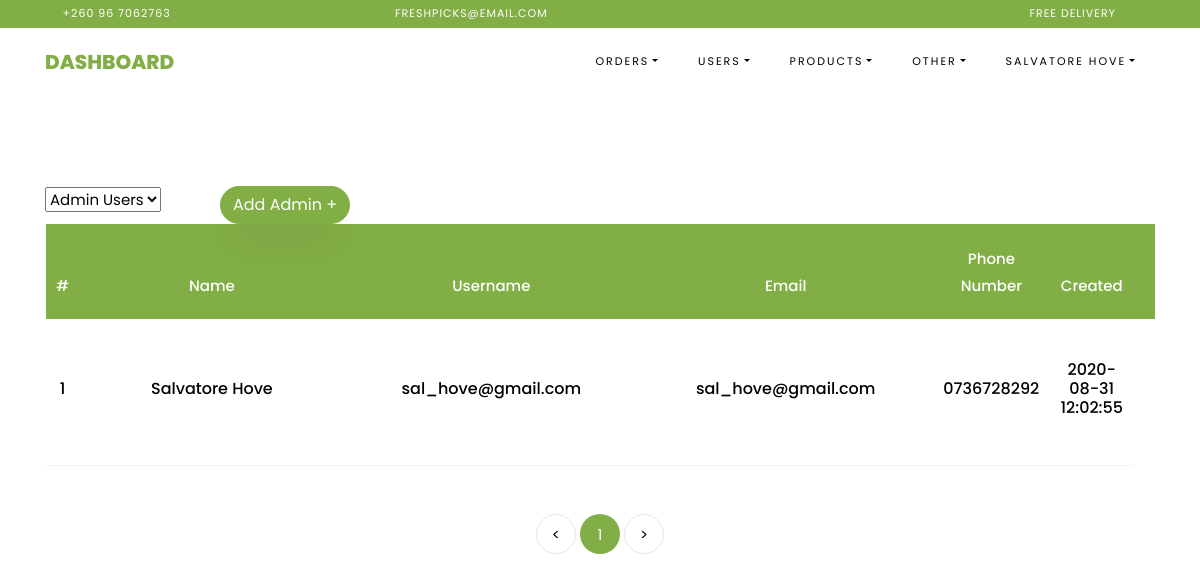
The app's page /admin/admin_users (signed in), older data.
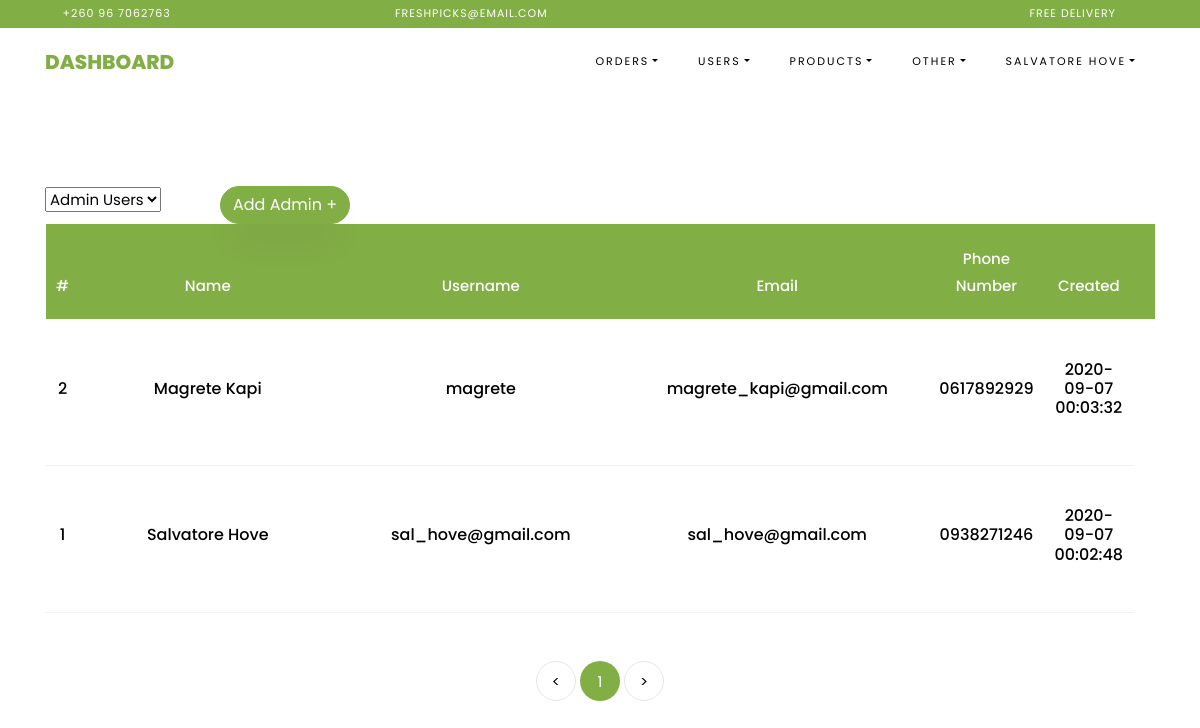
The same page, newer data.
### freshpicks/databaseModels.py (models this page shows, shortened)
class AdminUsers(db.Model, UserMixin):
    id = db.Column(db.Integer, primary_key=True, autoincrement=True, unique=True)
    username = db.Column(db.String(), nullable=False, unique=True)
    password = db.Column(db.String(), nullable=False)
    cellphone_number = db.Column(db.String(), nullable=False, unique=True)
    name = db.Column(db.String(), nullable=False, unique=True)
    email_address = db.Column(db.String(), unique=True, nullable=False)
    date_created = db.Column(db.TIMESTAMP(), default=datetime.datetime.now(), nullable=False)

### freshpicks/admins/routes.py (the view, shortened to what this page needs)
@admins.route('/admin/<path:view>')
def admin_view(view):
    if not g.admins:
        return redirect(url_for('.admin'))
    page = request.args.get('page', 1, type=int)
    if "orders" in view:
        orders = ""  # need this to handle the filter the orders  in the view
        order_type = "all_orders"
        if view == "pending_orders":
            orders = Orders.query.filter_by(status="pending").paginate(per_page=PER_PAGE_VIEW, page=page)
            order_type = "pending_orders"
        if view == "completed_orders":
            orders = Orders.query.filter_by(status="complete").paginate(per_page=PER_PAGE_VIEW, page=page)
            order_type = "completed_orders"
        elif view == "cancelled_orders":
            orders = Orders.query.filter_by(status="cancel").paginate(per_page=PER_PAGE_VIEW, page=page)
            order_type = "cancelled_orders"
        elif view == "all_orders":
            orders = Orders.query.paginate(per_page=PER_PAGE_VIEW, page=page)
        return render_template('admin/manage_orders.html', order_type=order_type, orders_list=orders)
    elif view == "customers":
        customer_list = Customers.query.order_by(Customers.fullname.asc()).paginate(per_page=PER_PAGE_VIEW, page=page)
        return render_template('admin/manage_customers.html', customer_list=customer_list)
    elif view == "admin_users":
        admin_list = AdminUsers.query.order_by(AdminUsers.username.asc()).paginate(per_page=PER_PAGE_VIEW, page=page)
        return render_template('admin/manage_users.html', admin_list=admin_list)
    elif view == "products":
        product_list = Products.query.order_by(Products.is_basket_item.desc(), Products.name.asc()).paginate(
            per_page=PER_PAGE_VIEW, page=page)
        return render_template('admin/manage_products.html', product_list=product_list)
    return render_template('admin/manage_products.html', product_list=[])

### freshpicks/admins/routes.py (called while the page is built)
@admins.before_request
def before_request():
    g.admins = None
    if 'admin_username' in session:
        g.admins = session['admin_username']

### freshpicks/templates/admin/manage_users.html (shortened to what the changed rows need)
{% extends 'admin/admin_template.html' %}
{% block content %}
    <section class="ftco-section ftco-cart">
        <div class="container">
            <div class="row">
                <div class="col-md-12 ftco-animate">
                    <div class="cart-list">
                        <table class="table">
                            <thead class="thead-primary">
                            <tr class="text-center">
                                <th>#</th>
                                <th>Name</th>
                                <th>Username</th>
                                <th>Email</th>
                                <th>Phone Number</th>
                                <th>Created</th>
                                <th></th>
                            </tr>
                            </thead>
                            <tbody>
                            {% if admin_list %}
                                {% for admin in admin_list.items %}
                                    <tr class="text-center">
                                        <form action="{{ url_for('.mark_complete') }}" method="post">
                                            <td class="total">
                                                <h6>{{ admin.id }}</h6>
                                            </td>
                                            <td class="product-name">
                                                <h6>{{ admin.name }}</h6>
                                            </td>
                                            <td class="product-name">
                                                <h6>{{ admin.username }}</h6>
                                            </td>
                                            <td class="product-name">
                                                <h6>{{ admin.email_address }}</h6>
                                            </td>
                                            <td class="product-name">
                                                <h6>{{ admin.cellphone_number }}</h6>
                                            </td>
                                            <td class="product-name">
                                                <h6>{{ admin.date_created.strftime("%Y-%m-%d %H:%M:%S") }}</h6>
                                            </td>
                                        </form>
                                    </tr>
                                {% endfor %}
                            {% endif %}
                            </tbody>
                        </table>
                        <div class="row mt-5">
                            <div class="col text-center">
                                <div class="block-27">
                                    <ul>
                                        {% for page_num in admin_list.iter_pages(left_edge=1, right_edge=1, left_current=1, right_current=2) %}
                                            {% if page_num %}
                                                {% if admin_list.page == page_num %}
                                                    <li class="active"
                                                        href="{{ url_for('.admin_view', view='admin_users', page=page_num) }}">
                                                        <span>{{ page_num }}</span></li>
                                                {% else %}
                                                    <li>
                                                        <a href="{{ url_for('.admin_view', view='admin_users', page=page_num) }}">{{ page_num }}</a>
                                                    </li>
                                                {% endif %}
                                            {% else %}
                                                <li>
                                                    <a href="{{ url_for('.admin_view', view='admin_users', page=right_edge) }}">...</a>
                                                </li>
                                            {% endif %}
                                        {% endfor %}
                                    </ul>
                                </div>
                            </div>
                        </div>
                    </div>
                </div>
            </div>
        </div>
    </section>
{% endblock %}

### freshpicks/templates/admin/admin_template.html (shortened to what this page needs)
<!DOCTYPE html>
<html lang="en">
<head>
    <link rel="stylesheet" href="../../static/css/open-iconic-bootstrap.min.css">
    <link rel="stylesheet" href="../../static/css/animate.css">
    <link rel="stylesheet" href="../../static/css/owl.carousel.min.css">
    <link rel="stylesheet" href="../../static/css/owl.theme.default.min.css">
    <link rel="stylesheet" href="../../static/css/magnific-popup.css">
    <link rel="stylesheet" href="../../static/css/aos.css">
    <link rel="stylesheet" href="../../static/css/ionicons.min.css">
    <link rel="stylesheet" href="../../static/css/bootstrap-datepicker.css">
    <link rel="stylesheet" href="../../static/css/jquery.timepicker.css">
    <link rel="stylesheet" href="../../static/css/flaticon.css">
    <link rel="stylesheet" href="../../static/css/icomoon.css">
    <link rel="stylesheet" href="../../static/css/style.css">
</head>
<body class="goto-here">
<div class="py-1 bg-primary">
    <div class="container">
        <div class="row no-gutters d-flex align-items-start align-items-center px-md-0">
            <div class="col-lg-12 d-block">
                <div class="row d-flex">
                    <div class="col-md pr-4 d-flex topper align-items-center">
                        <div class="icon mr-2 d-flex justify-content-center align-items-center"><span
                                class="icon-phone2"></span></div>
                        <span class="text">+260 96 7062763</span>
                    </div>
                    <div class="col-md pr-4 d-flex topper align-items-center">
                        <div class="icon mr-2 d-flex justify-content-center align-items-center"><span
                                class="icon-paper-plane"></span></div>
                        <span class="text">freshpicks@email.com</span>
                    </div>
                    <div class="col-md-5 pr-4 d-flex topper align-items-center text-lg-right">
                        <span class="text">Free delivery</span>
                    </div>
                </div>
            </div>
        </div>
    </div>
</div>
<nav class="navbar navbar-expand-lg navbar-dark ftco_navbar bg-dark ftco-navbar-light" id="ftco-navbar">
    <div class="container">
        <a class="navbar-brand" href="{{ url_for('main.home') }}">{% block navbar %}{% endblock %}</a>
        <div class="collapse navbar-collapse" id="ftco-nav">
            <ul class="navbar-nav ml-auto">
                <li class="nav-item dropdown">
                    <a class="nav-link dropdown-toggle" href="#" id="dropdown04" data-toggle="dropdown"
                       aria-haspopup="true" aria-expanded="false">Orders</a>
                </li>
                <li class="nav-item dropdown">
                    <a class="nav-link dropdown-toggle" href="#" id="dropdown04" data-toggle="dropdown"
                       aria-haspopup="true" aria-expanded="false">Users</a>
                </li>
                <li class="nav-item dropdown">
                    <a class="nav-link dropdown-toggle" href="#" id="dropdown04" data-toggle="dropdown"
                       aria-haspopup="true" aria-expanded="false">Products</a>
                </li>
                <li class="nav-item dropdown">
                    <a class="nav-link dropdown-toggle" href="#" id="dropdown04" data-toggle="dropdown"
                       aria-haspopup="true" aria-expanded="false">Other</a>
                </li>
                {% if g.admins %}
                    <li class="nav-item dropdown">
                        <a class="nav-link dropdown-toggle" href="#" id="dropdown04" data-toggle="dropdown"
                           aria-haspopup="true" aria-expanded="false">{{ session['name'] }}</a>
                    </li>
                {% else: %}
                    <li class="nav-item"><a href="{{ url_for('admins.admin') }}" class="nav-link">Login</a></li>
                {% endif %}
            </ul>
        </div>
    </div>
</nav>
{% block content %} {% endblock %}
</body>
</html>

Row changes from the older to the newer data that the page shows:
changed AdminUsers "Salvatore Hove": cellphone_number "0736728292" → "0938271246"; date_created "2020-08-31 12:02:55" → "2020-09-07 00:02:48"
added AdminUsers: id "2", name "Magrete Kapi", username "magrete", email_address "magrete_kapi@gmail.com", cellphone_number "0617892929", date_created "2020-09-07 00:03:32"
